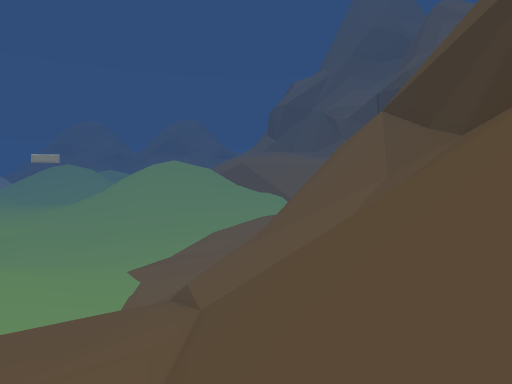
view 1 (above)

20 first-person views from a walk through a scene from a Unity 3-D project. The camera is 1.3 m above the floor, tilts 2° down and sees 75° across. The floor is counted in squares, 2 m on a side. Each view is taken from the middle of a square. On the plan, view 1 faces up. The plan holds only what a view shows up to about 10 squares ahead; the rest is blank. The place goes on beyond the plan. The player is left out.

view 2
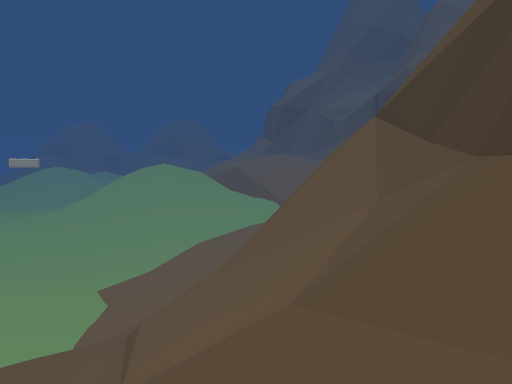

view 3
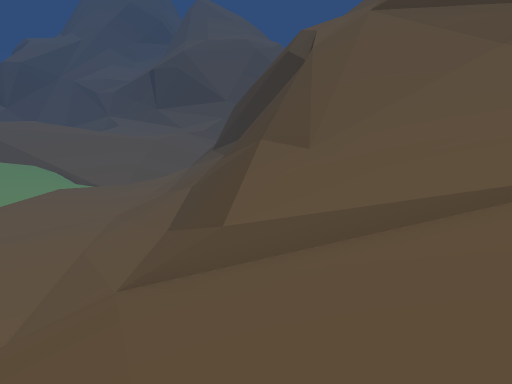

view 4
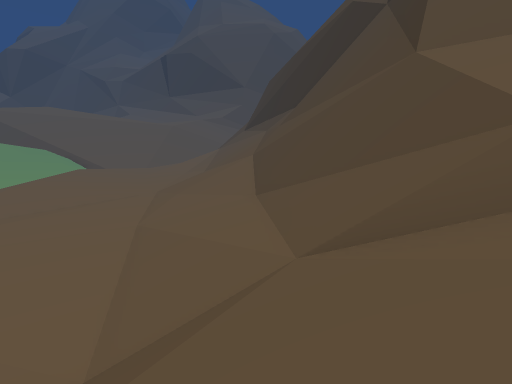

view 5
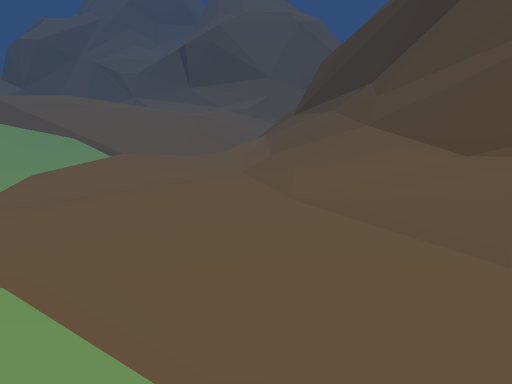

view 6
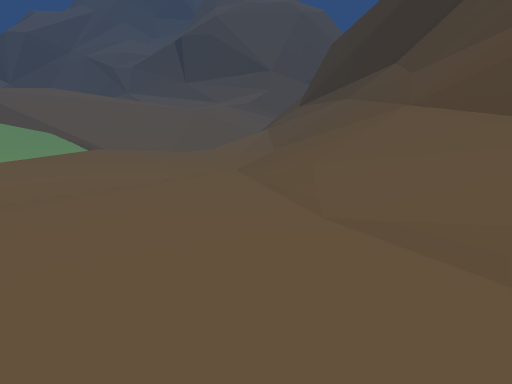

view 7
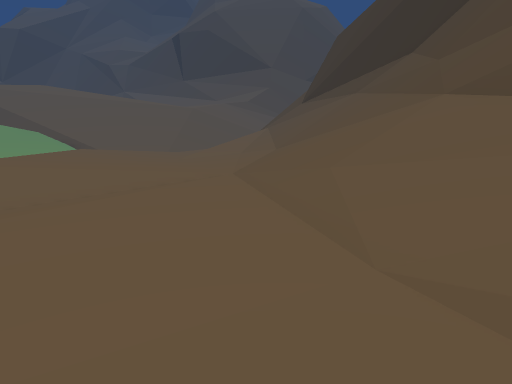

view 8
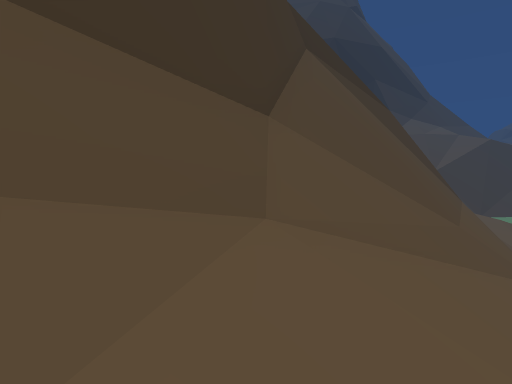

view 9
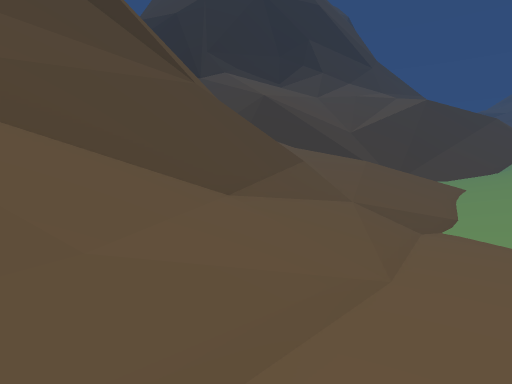

view 10
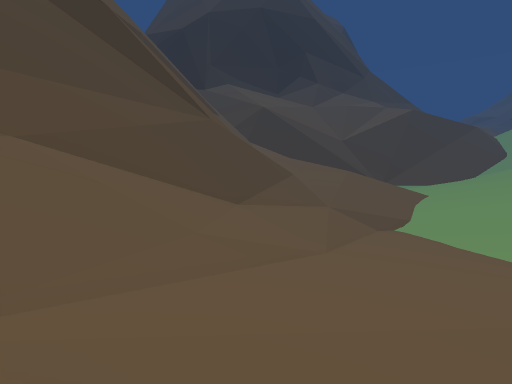

view 11
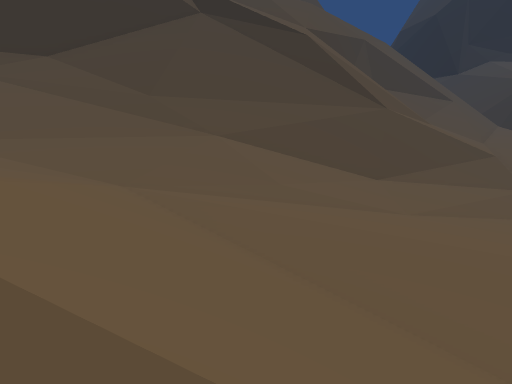

view 12
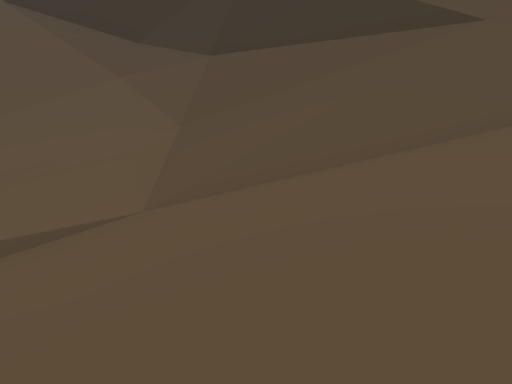

view 13
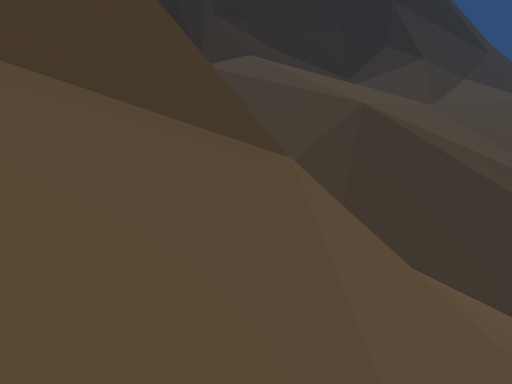

view 14
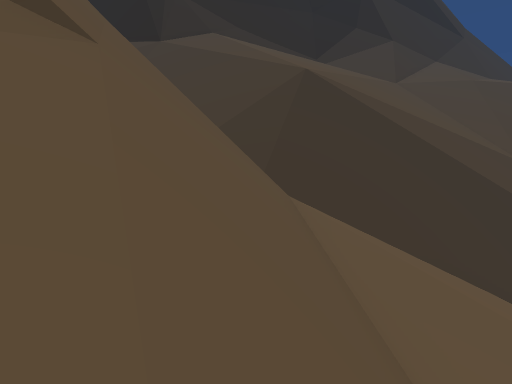

view 15
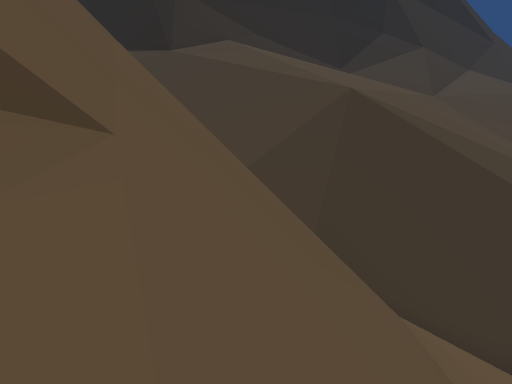

view 16
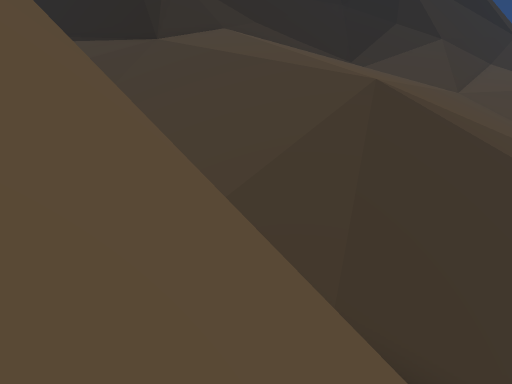

view 17
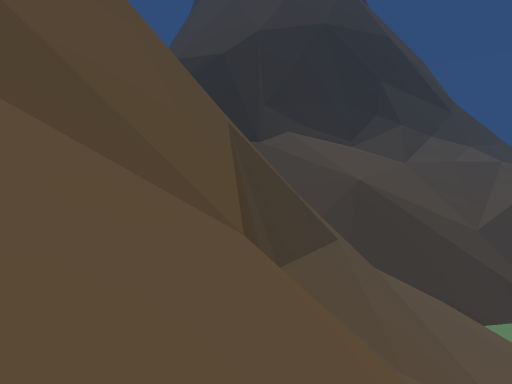

view 18
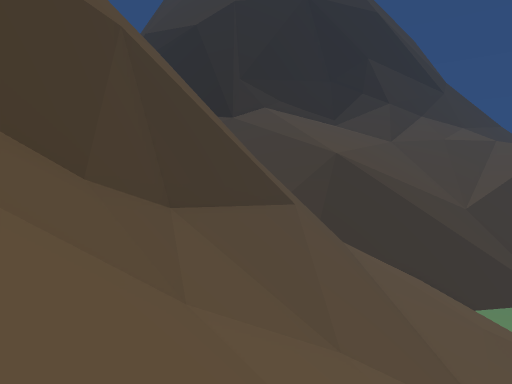

view 19
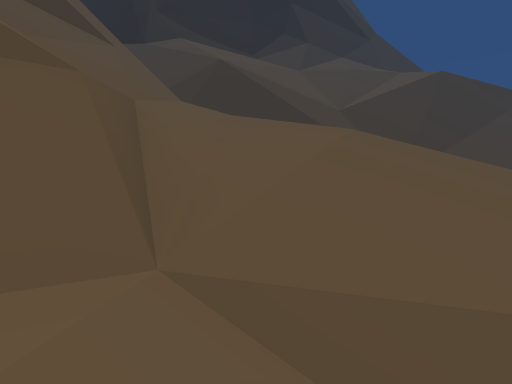

view 20
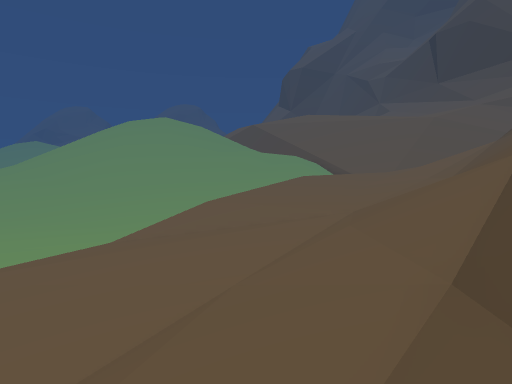

### Floor plan
Key: @ floor where view 1 was taken; # wall or solid block; . main floor; : floor 0.75 m higher than the main floor; - floor 1 m lower than the main floor; + floor 1.5 m higher than the main floor; * floor 2.25 m higher than the main floor; % floor 3 m higher than the main floor; & floor 4 m higher than the main floor; $ floor 4.75 m higher than the main floor; / step, stairs or slope; = window, fence, low wall or low ledge; ^ raised ledge; v drop or lower ground.
Columns run from 7 left of view 1 to 10 right of it. Each row starts with its distance up from view 1.
 28     +++++       /
 27   //++++++     //#
 26  /////++++//////##
 25 /-..////+///////##
 24 /-...:::////////#
 23 -.....:////////##
 22 -.....://////###v
 21 --....//////### v
 20 --...////=/##  v
 19 --...///=#/## vv
 18 ---.///==### vvv
 17 ---.///^v## v
 16 ---///#=v##vv
 15 .-////^===v /
 14 ./////==^ ////
 13 ////==/=#///#/
 12 ///+=///////#//
 11 ///*////////#v/
 10 ///%/=/////##vv
  9 //%%///////##vv
  8 //%%////////#vv
  7  /&&////////#vv
  6   /$///////##v
  5    ////////# v
  4    ///////##vv
  3    ///////# vv
  2     /////=#
  1     /////=#
  0     ///@//#
 -1          /#
 -2          vv
 -3  #######
 -4 vv   ####
 -5 /vvvvvvvv/
 -6  ///vvv////
 -7  ///////////
 -8  ///////////
 -9  ///////////

Where each view was taken, in squares from view 1:
view 1: 0 up, 0 right, facing up
view 2: 2 up, 1 right, facing up
view 3: 8 up, 6 left, facing up-right
view 4: 12 up, 6 left, facing up-right
view 5: 16 up, 7 left, facing up-right
view 6: 18 up, 5 left, facing up-right
view 7: 19 up, 4 left, facing up-right
view 8: 28 up, 9 right, facing down
view 9: 23 up, 1 left, facing down
view 10: 26 up, 1 left, facing down
view 11: 27 up, 5 left, facing down-right
view 12: 6 up, 5 left, facing right
view 13: 5 up, 2 right, facing down
view 14: 5 up, 0 right, facing down
view 15: 3 up, 1 right, facing down
view 16: 1 up, 1 right, facing down
view 17: 15 up, 5 right, facing down
view 18: 13 up, 3 right, facing down
view 19: 15 up, 4 left, facing down
view 20: 15 up, 2 left, facing up
